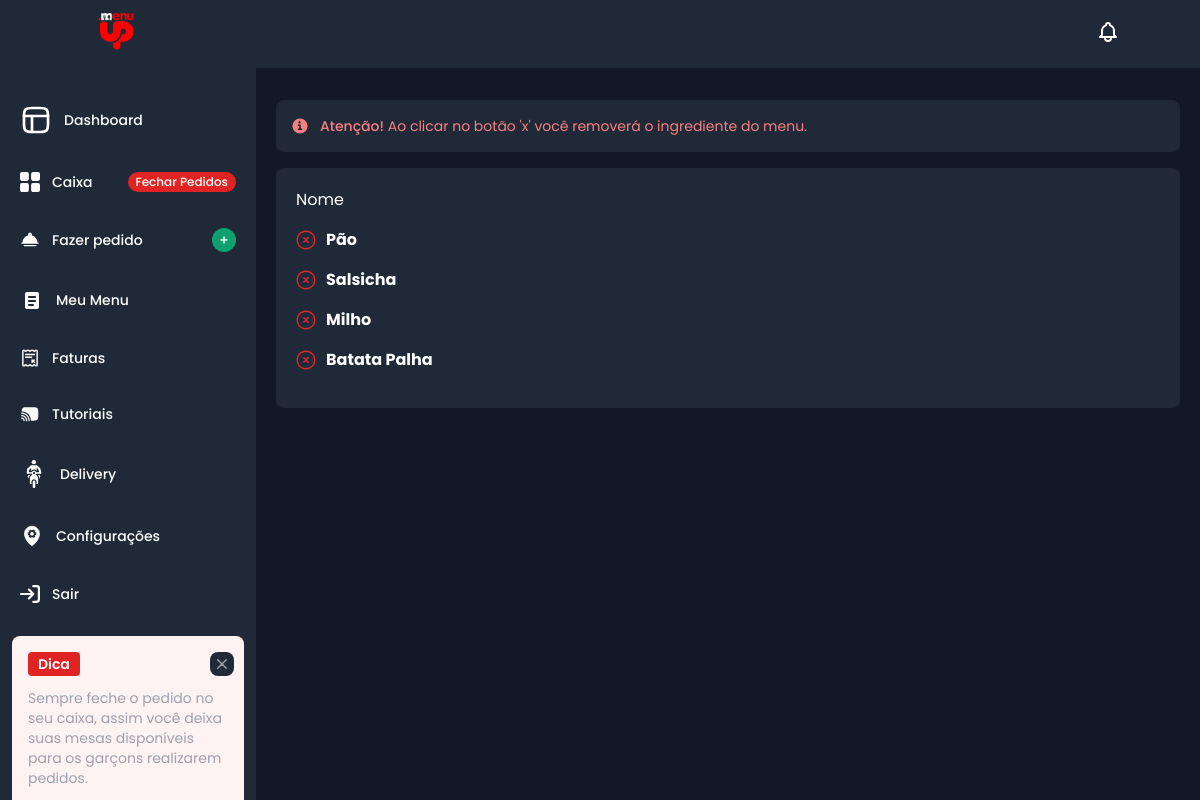
The page /menu/ingredients/ (signed in) on the database its author committed.
### menu/models.py (models this page shows, shortened)
class Ingredient(models.Model):
    user = models.ForeignKey(User, on_delete=models.CASCADE, related_name='ingredients')
    name = models.CharField(max_length=50, unique=True)

### menu/views.py (the view)
# urls.py: path('ingredients/', views.ingredients, name='ingredients'),
@login_required
def ingredients(request):
    ingredients = Ingredient.objects.filter(user=request.user)
    return render(request, 'pages/ingredients.html', { 'ingredients': ingredients})

### core/context_processors.py (called while the page is built)
def restaurant_code(request):
    if request.user.is_authenticated and hasattr(request.user, 'restaurant'):
        restaurant_code = str(request.user.restaurant.restaurant_code)
    else:
        restaurant_code = None
    return {'restaurant_code': restaurant_code}

### core/templates/pages/ingredients.html (shortened to what this page needs)
{% extends 'index.html' %}
{% block content %}
<div class="flex items-center p-4 mb-4 text-sm text-red-800 rounded-lg bg-red-50 dark:bg-gray-800 dark:text-red-400" role="alert">
    <div>
      <span class="font-medium">Atenção!</span> Ao clicar no botão 'x' você removerá o ingrediente do menu.
    </div>
  </div>
<div class="bg-gray-800 rounded-lg p-5">
    <div class="flex justify-between w-full mb-4 text-white">
        <div>
            <p>Nome</p>
        </div>
    </div>
    {% for ingredient in ingredients %}
    <ul class="space-y-3">
        <li class="flex mb-4 items-center justify-between">
            <div class="flex items-center">
              <form action="{% url 'delete_ingredients' ingredient.id %}" method="post">
                <span class="mr-2.5 flex items-center">
                  <button class="text-red-600 hover:text-red-800" type="submit">
                  </button>
                </span>
              </form>
              <span class="text-white font-bold">{{ ingredient.name }}</span>
            </div>
          </li>
     </ul>
    {% endfor %}
</div>
{% endblock %}

### core/templates/index.html (style rules this page uses)
body { font-family: 'Poppins', sans-serif !important; }

### rows shown on the page
Ingredient: name "Pão"
Ingredient: name "Salsicha"
Ingredient: name "Milho"
Ingredient: name "Batata Palha"
